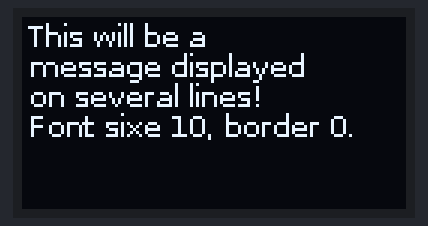
Bench run of a program on a simulated Raspberry Pi (BCM pin numbers). Shown: 128×64 one-colour display. What the program prints to the terminal is not drawn.

Above: at 0.2 s.
At 5.2 s:
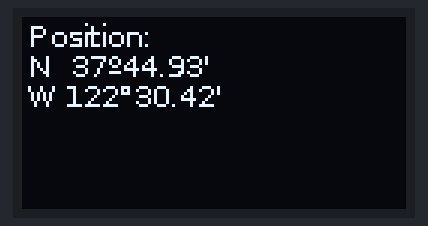
At 7.3 s:
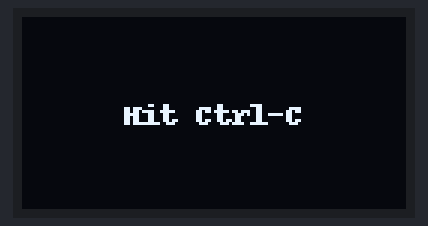

The program:

ssd1305_pillow_demo.2.py
```python
"""
This demo will fill the screen with white, draw a black box on top
and then print Hello World! in the center of the display

This example is for use on (Linux) computers that are using CPython with
Adafruit Blinka to support CircuitPython libraries. CircuitPython does
not support PIL/pillow (python imaging library)!
"""

import board
import digitalio
from PIL import Image, ImageDraw, ImageFont
import adafruit_ssd1305
from time import sleep

# Define the Reset Pin
oled_reset = digitalio.DigitalInOut(board.D4)

# Change these
# to the right size for your display!
WIDTH = 128
HEIGHT = 64  # Change to 32 if needed
BORDER = 0  # 2

# Use for SPI
spi = board.SPI()
oled_cs = digitalio.DigitalInOut(board.D5)
oled_dc = digitalio.DigitalInOut(board.D6)
oled = adafruit_ssd1305.SSD1305_SPI(WIDTH, HEIGHT, spi, oled_dc, oled_reset, oled_cs)

# Use for I2C.
# i2c = board.I2C()
# oled = adafruit_ssd1305.SSD1305_I2C(WIDTH, HEIGHT, i2c, addr=0x3c, reset=oled_reset)

print("Hit Ctrl-C to stop")


def cls():
    # Clear display.
    oled.fill(0)
    oled.show()


def new_display():
    # Create blank image for drawing.
    # Make sure to create image with mode '1' for 1-bit color.
    image = Image.new("1", (oled.width, oled.height))

    # Get drawing object to draw on image.
    draw = ImageDraw.Draw(image)
    return image, draw


cls()
(image, draw) = new_display()

# Draw a white background
draw.rectangle((0, 0, oled.width, oled.height), outline=255, fill=255)

# Draw a smaller inner rectangle
draw.rectangle(
    (BORDER, BORDER, oled.width - BORDER - 1, oled.height - BORDER - 1),
    outline=0,
    fill=0,
)

# Load default font.
# font = ImageFont.load_default()
font_size = 10
font = ImageFont.truetype("/usr/share/fonts/truetype/dejavu/DejaVuSans.ttf", font_size)

# Draw Some Text
text = "This will be a"
#(font_width, font_height) = font.getsize(text)
draw.text(
    (BORDER + 2, BORDER + (0 * font_size)),
    text,
    font=font,
    fill=255,
)
text = "message displayed"
# (font_width, font_height) = font.getsize(text)
draw.text(
    (BORDER + 2, BORDER + (1 * font_size)),
    text,
    font=font,
    fill=255,
)
text = "on several lines!"
# (font_width, font_height) = font.getsize(text)
draw.text(
    (BORDER + 2, BORDER + (2 * font_size)),
    text,
    font=font,
    fill=255,
)
text = "Font sixe {}, border {}.".format(font_size, BORDER)
# (font_width, font_height) = font.getsize(text)
draw.text(
    (BORDER + 2, BORDER + (3 * font_size)),
    text,
    font=font,
    fill=255,
)

# Display image
oled.image(image)
oled.show()

print("First display")

sleep(5)

cls()
(image, draw) = new_display()

text = "Position:"
#(font_width, font_height) = font.getsize(text)
draw.text(
    (BORDER + 2, BORDER + (0 * font_size)),
    text,
    font=font,
    fill=255,
)
text = "N  37\27244.93'"
# (font_width, font_height) = font.getsize(text)
draw.text(
    (BORDER + 2, BORDER + (1 * font_size)),
    text,
    font=font,
    fill=255,
)
text = "W 122\u00b030.42'"
# (font_width, font_height) = font.getsize(text)
draw.text(
    (BORDER + 2, BORDER + (2 * font_size)),
    text,
    font=font,
    fill=255,
)

# Display image
oled.image(image)
oled.show()

print("Second display")

sleep(2)

cls()
(image, draw) = new_display()

# Reload Default Font
font = ImageFont.load_default()

text = "Hit Ctrl-C"
(font_width, font_height) = font.getsize(text)
draw.text(
    (oled.width // 2 - font_width // 2, oled.height // 2 - font_height // 2),
    text,
    font=font,
    fill=255,
)

# Display image
oled.image(image)
oled.show()

print("Third display")

keep_looping = True

while keep_looping:
    try:
        sleep(0.1)
    except KeyboardInterrupt:
        print("\n\t\tUser interrupted, exiting.")
        keep_looping = False

cls()
print("Bye!")
```

Measured:
- what the display in image 0 shows lasts 5.0 s, from 0.1 s to 5.1 s
- what the display in image 1 shows lasts 2.0 s, from 5.2 s to 7.2 s
